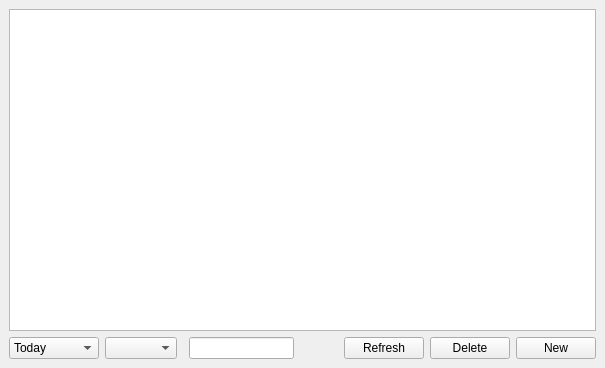
<?xml version="1.0" encoding="UTF-8"?>
<ui version="4.0">
 <class>MainWindow</class>
 <widget class="QMainWindow" name="MainWindow">
  <property name="geometry">
   <rect>
    <x>0</x>
    <y>0</y>
    <width>605</width>
    <height>368</height>
   </rect>
  </property>
  <property name="windowTitle">
   <string>EasyOne</string>
  </property>
  <widget class="QWidget" name="centralwidget">
   <layout class="QGridLayout" name="gridLayout">
    <item row="0" column="0" colspan="8">
     <widget class="QTableView" name="tableView">
      <property name="editTriggers">
       <set>QAbstractItemView::AllEditTriggers</set>
      </property>
      <property name="alternatingRowColors">
       <bool>true</bool>
      </property>
      <property name="selectionMode">
       <enum>QAbstractItemView::SingleSelection</enum>
      </property>
      <property name="selectionBehavior">
       <enum>QAbstractItemView::SelectRows</enum>
      </property>
     </widget>
    </item>
    <item row="1" column="3">
     <widget class="QLineEdit" name="filter"/>
    </item>
    <item row="1" column="1">
     <widget class="QComboBox" name="year"/>
    </item>
    <item row="1" column="6">
     <widget class="QPushButton" name="del_button">
      <property name="text">
       <string>Delete</string>
      </property>
     </widget>
    </item>
    <item row="1" column="4">
     <spacer name="horizontalSpacer">
      <property name="orientation">
       <enum>Qt::Horizontal</enum>
      </property>
      <property name="sizeHint" stdset="0">
       <size>
        <width>40</width>
        <height>20</height>
       </size>
      </property>
     </spacer>
    </item>
    <item row="1" column="7">
     <widget class="QPushButton" name="new_button">
      <property name="text">
       <string>New</string>
      </property>
     </widget>
    </item>
    <item row="1" column="0">
     <widget class="QComboBox" name="Date">
      <item>
       <property name="text">
        <string>Today</string>
       </property>
      </item>
      <item>
       <property name="text">
        <string>January</string>
       </property>
      </item>
      <item>
       <property name="text">
        <string>February</string>
       </property>
      </item>
      <item>
       <property name="text">
        <string>March</string>
       </property>
      </item>
      <item>
       <property name="text">
        <string>April</string>
       </property>
      </item>
      <item>
       <property name="text">
        <string>May</string>
       </property>
      </item>
      <item>
       <property name="text">
        <string>June</string>
       </property>
      </item>
      <item>
       <property name="text">
        <string>July</string>
       </property>
      </item>
      <item>
       <property name="text">
        <string>August</string>
       </property>
      </item>
      <item>
       <property name="text">
        <string>September</string>
       </property>
      </item>
      <item>
       <property name="text">
        <string>October</string>
       </property>
      </item>
      <item>
       <property name="text">
        <string>November</string>
       </property>
      </item>
      <item>
       <property name="text">
        <string>December</string>
       </property>
      </item>
     </widget>
    </item>
    <item row="1" column="5">
     <widget class="QPushButton" name="refresh_button">
      <property name="text">
       <string>Refresh</string>
      </property>
     </widget>
    </item>
   </layout>
  </widget>
 </widget>
 <resources/>
 <connections/>
</ui>
